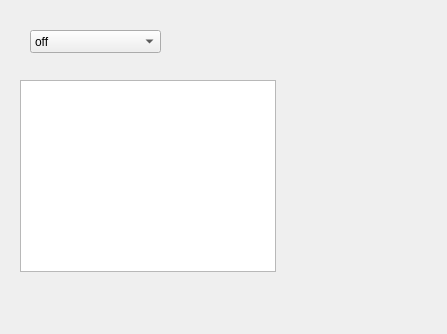
<?xml version="1.0" encoding="UTF-8"?>
<ui version="4.0">
 <author>© 2016, Pintsch Tiefenbach GmbH or its subsidiaries. All rights reserved.</author>
 <class>Dialog</class>
 <widget class="QDialog" name="Dialog">
  <property name="geometry">
   <rect>
    <x>0</x>
    <y>0</y>
    <width>447</width>
    <height>334</height>
   </rect>
  </property>
  <property name="minimumSize">
   <size>
    <width>0</width>
    <height>0</height>
   </size>
  </property>
  <property name="windowTitle">
   <string>Dialog</string>
  </property>
  <widget class="QComboBox" name="comboLk42">
   <property name="geometry">
    <rect>
     <x>30</x>
     <y>30</y>
     <width>131</width>
     <height>23</height>
    </rect>
   </property>
   <property name="frame">
    <bool>true</bool>
   </property>
   <item>
    <property name="text">
     <string>off</string>
    </property>
   </item>
   <item>
    <property name="text">
     <string>200mA</string>
    </property>
   </item>
   <item>
    <property name="text">
     <string>800mA</string>
    </property>
   </item>
   <item>
    <property name="text">
     <string>PWM</string>
    </property>
   </item>
  </widget>
  <widget class="QTableWidget" name="TableWidget">
   <property name="geometry">
    <rect>
     <x>20</x>
     <y>80</y>
     <width>256</width>
     <height>192</height>
    </rect>
   </property>
  </widget>
 </widget>
 <tabstops>
  <tabstop>comboLk42</tabstop>
 </tabstops>
 <includes>
  <include location="local">----------------------------------------------------------------------------</include>
  <include location="local">This document and its contents are the property of Pintsch Tiefenbach GmbH</include>
  <include location="local">or its subsidiaries. This document contains confidential proprietary</include>
  <include location="local">information. The reproduction, distribution, utilisation or the</include>
  <include location="local">communication of this document or any part thereof, without express</include>
  <include location="local">authorization is strictly prohibited. Offenders will be held liable</include>
  <include location="local">for the payment of damages.</include>
  <include location="local">© 2016, Pintsch Tiefenbach GmbH or its subsidiaries. All rights reserved.</include>
  <include location="local">Created by Pintsch Tiefenbach GmbH</include>
  <include location="local">---------------------------------------------------------------------------</include>
  <include location="local">$HeadURL: $</include>
  <include location="local">$Revision: $</include>
  <include location="local">$Author:  $</include>
 </includes>
 <resources/>
 <connections/>
</ui>
